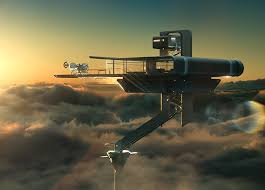
#> input picture image/images.jpeg, 265 x 190 px, given in place of the camera
$ python de.py   (Python 2 division)   (older library calls are emulated)
#> lines starting #> are read from the running program, lines starting #| are printed output that depends on the picture; after the words box and inside, x2 and y2 are one past the last pixel; in counts of white or black regions, pixels touching at a corner belong together
#importing modules

import cv2
import numpy as np

#capturing video through webcam
cap=cv2.VideoCapture(0)

while(1):
	_, img = cap.read()
#> img is the input picture: shape (190, 265, 3); mean B, G, R 71.6, 96.6, 100

	#converting frame(img i.e BGR) to HSV (hue-saturation-value)

	hsv=cv2.cvtColor(img,cv2.COLOR_BGR2HSV)
#> hsv: shape (190, 265, 3); mean H, S, V 37.8, 79.5, 105.4

	#definig the range of red color
	red_lower=np.array([136,87,111],np.uint8)
	red_upper=np.array([180,255,255],np.uint8)

	#defining the Range of Blue color
	blue_lower=np.array([99,115,150],np.uint8)
	blue_upper=np.array([110,255,255],np.uint8)

	#defining the Range of yellow color
	yellow_lower=np.array([22,60,200],np.uint8)
	yellow_upper=np.array([60,255,255],np.uint8)

	#finding the range of red,blue and yellow color in the image
	red=cv2.inRange(hsv, red_lower, red_upper)
#> red: shape (190, 265); every value is 0
	blue=cv2.inRange(hsv,blue_lower,blue_upper)
	yellow=cv2.inRange(hsv,yellow_lower,yellow_upper)
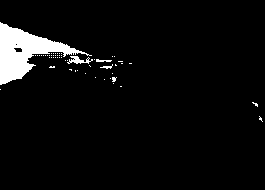
#> yellow: shape (190, 265); 4.8% white; 56 white regions (52 under 20 px), largest, box (x1, y1, x2, y2) and area: (0, 22, 92, 85) 2144, (67, 56, 93, 64) 100, (96, 59, 112, 62) 32, (100, 64, 113, 69) 26

	#Morphological transformation, Dilation
	kernal = np.ones((5 ,5), "uint8")

    	red=cv2.dilate(red, kernal)
	res=cv2.bitwise_and(img, img, mask = red)
#> res: shape (190, 265, 3); every value is 0

	blue=cv2.dilate(blue, kernal)
	res1=cv2.bitwise_and(img, img, mask = blue)

	yellow=cv2.dilate(yellow, kernal)
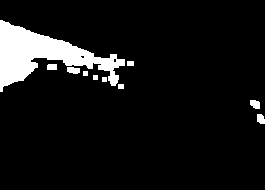
#> yellow: shape (190, 265); 8% white; 10 white regions
	res2=cv2.bitwise_and(img, img, mask = yellow)
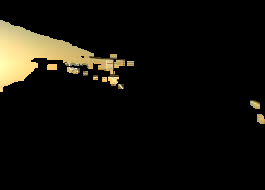
#> res2: shape (190, 265, 3); mean B, G, R 10.2, 15.7, 17.5


	#Tracking the Red Color
	(_,contours,hierarchy)=cv2.findContours(red,cv2.RETR_TREE,cv2.CHAIN_APPROX_SIMPLE)
#> contours = []

	for pic, contour in enumerate(contours):
		area = cv2.contourArea(contour)
		if(area>300):

			x,y,w,h = cv2.boundingRect(contour)
			img = cv2.rectangle(img,(x,y),(x+w,y+h),(0,0,255),2)
			cv2.putText(img,"RED color",(x,y),cv2.FONT_HERSHEY_SIMPLEX, 0.7, (0,0,255))
#> this loop made 0 passes

	#Tracking the Blue Color
	(_,contours,hierarchy)=cv2.findContours(blue,cv2.RETR_TREE,cv2.CHAIN_APPROX_SIMPLE)
	for pic, contour in enumerate(contours):
		area = cv2.contourArea(contour)
		if(area>300):
			x,y,w,h = cv2.boundingRect(contour)
			img = cv2.rectangle(img,(x,y),(x+w,y+h),(255,0,0),2)
			cv2.putText(img,"Blue color",(x,y),cv2.FONT_HERSHEY_SIMPLEX, 0.7, (255,0,0))

	#Tracking the yellow Color
	(_,contours,hierarchy)=cv2.findContours(yellow,cv2.RETR_TREE,cv2.CHAIN_APPROX_SIMPLE)
#> contours = 12 contours, 5 with area under 20; largest, box (x1, y1, x2, y2) and area: (0, 20, 125, 92) 3390, (67, 67, 80, 74) 58, (250, 100, 260, 109) 58, (257, 114, 265, 124) 52, (47, 64, 57, 70) 44, (127, 61, 134, 66) 24, (118, 84, 124, 89) 20
	for pic, contour in enumerate(contours):
		area = cv2.contourArea(contour)
		if(area>300):
			x,y,w,h = cv2.boundingRect(contour)
			img = cv2.rectangle(img,(x,y),(x+w,y+h),(0,255,0),2)
			cv2.putText(img,"yellow  color",(x,y),cv2.FONT_HERSHEY_SIMPLEX, 1.0, (0,255,0))
#> this loop made 12 passes
#> (area, x, y, w, h) on pass 10: (3389.5, 0, 20, 125, 72)
#> area on passes 1, 2, 7, 8: 52.5, 57.5, 58, 44.5
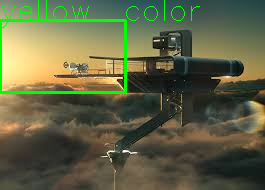
#> img: shape (190, 265, 3); 2.87% of pixels changed, all inside (x1, y1, x2, y2) = (0, 0, 200, 94)


    	#cv2.imshow("Redcolour",red)
    	cv2.imshow("Color Tracking",img)
    	#cv2.imshow("red",res)
    	if cv2.waitKey(10) & 0xFF == ord('q'):
#> (key q is pressed here)
    		cap.release()
    		cv2.destroyAllWindows()
    		break
